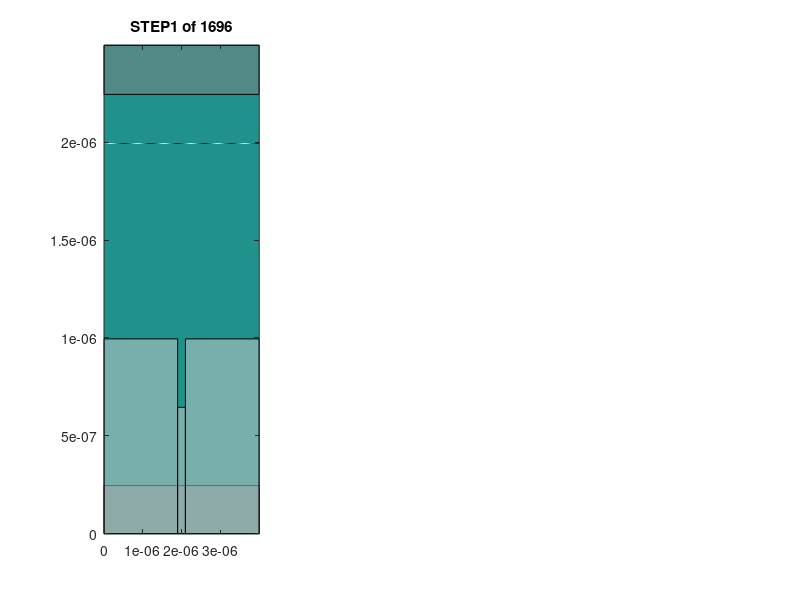

MATLAB code to generate this figure: (Note: this script raises an error after producing the figure.)
% fdtd2d for TM and TE mode
% supporting oblique incidence and PML boundary.

% INITIALIZE MATLAB
close all;
clc;
clear all;
TE=0;   % set to 1 for TE mode
TM=1;   % set to 1 for TM mode
plot=1; % set to 1 to show plot

angle=45; %set incident angle
angle=angle*pi/180;
color_range=[-1 1];
%Units
meters =1;
centimeters=1e-2*meters;
millimeters=1e-3*meters;
nm=1e-9*meters;
as=1e-18*meters;
seconds=1;
hertz=1/seconds;
gigahertz=1e9*hertz;

% CONSTANTS
e0=8.85418782e-12 * 1/meters;
u0=1.25663706e-6 * 1/meters;
N0=sqrt(u0/e0);
c0=299792458 * meters/seconds;

%%%%%%%%%%%%%%%%%%%%%%%%%
%%DASHBOARD
%%%%%%%%%%%%%%%%%%%%%%%%%%%

% Source parameters
wavelength=488*nm;
fmax=c0/wavelength;
incidentangle=50;
incidentangle=incidentangle/180*pi;
wavevector=2*pi/wavelength;
%Grid Parameters
NRES=10; %resolution
nmax=1;
Nx=800;
Ny=500;

%%%%%%%%%%%%%%%%%%%%%%%%%%%%%%%%%%%%%%%%%%%%%%%%%%
%% Calculate optimized grid
%%%%%%%%%%%%%%%%%%%%%%%%%%%%%%%%%%%%%%%%%%%%%%%%%

% compute grid resolution

 xlength=4000*nm;
 ylength=2500*nm;
 dx=xlength/Nx;
 dy=ylength/Ny;


%compute grid axes (for graphics)
xa=[0:Nx-1]*dx;
ya=[0:Ny-1]*dy;

%%%%%%%%%%%%%%%%%%%%%%%%%%%%%%%%%%%%%%%%%%%%%%
%% Build device on grid by modification of parameters of epsilon and mu
%%%%%%%%%%%%%%%%%%%%%%%%%%%%%%%%%%%%%%%%%%%%%%%
% Initialize materials to free space, TE mode uses parameters with comments
ERzz=ones(Nx,Ny);   %epsilon
ERxx=ones(Nx,Ny);
ERyy=ones(Nx,Ny);
URxx=ones(Nx,Ny);   %mu in x
URyy=ones(Nx,Ny);   %mu in y
URzz=ones(Nx,Ny);
ERzz_ref=ones(Nx,Ny);   %epsilon
ERxx_ref=ones(Nx,Ny);
ERyy_ref=ones(Nx,Ny);
URxx_ref=ones(Nx,Ny);   %mu in x
URyy_ref=ones(Nx,Ny);   %mu in y
URzz_ref=ones(Nx,Ny);

%compute PML parameters on 2x grid
Nx2=2*Nx;
Ny2=2*Ny;
sigx=zeros(Nx2,Ny2);
sigy=zeros(Nx2,Ny2);
sigx_ref=zeros(Nx2,Ny2);
sigy_ref=zeros(Nx2,Ny2);
%add a silicon device
material=2; %number of materials
mx1=1;
mx2=Nx;
my1=1;
my2=200;
%add silicon
URxx(mx1:mx2,my1:my2)=1;
URyy(mx1:mx2,my1:my2)=1;
URzz(mx1:mx2,my1:my2)=1;
ERzz(mx1:mx2,my1:my2)=5.4376^2;
ERxx(mx1:mx2,my1:my2)=5.4376^2;
ERyy(mx1:mx2,my1:my2)=5.4376^2;

% add material conductivity
%add silicon
conductivity=1000;
sigx(mx1*2:mx2*2,my1*2:my2*2)=conductivity;
sigy(mx1*2:mx2*2,my1*2:my2*2)=conductivity;


%%%%%%%%%%%%%%%%%%%%%%%%%%%%%%
%air W200D260
width=200*nm;
depth=350*nm;
mairx1=Nx/2-width/dx/2;
mairx2=Nx/2+width/dx/2;
mairy1=200-depth/dx;
mairy2=200;
%add air
URxx(mairx1:mairx2,mairy1:mairy2)=1;
URyy(mairx1:mairx2,mairy1:mairy2)=1;
URzz(mairx1:mairx2,mairy1:mairy2)=1;
ERzz(mairx1:mairx2,mairy1:mairy2)=1;
ERxx(mairx1:mairx2,mairy1:mairy2)=1;
ERyy(mairx1:mairx2,mairy1:mairy2)=1;
%%%%%%%%%%%%%%%%%%%%%%%%%%%%%%%%%%%%%%%%%%%%%%%%%
%% Calculate source
%%%%%%%%%%%%%%%%%%%%%%%%%%%%%%%%%%%%%%%%%%%%%%%%%%

% compute time step
% dmin=min([dx dy]);
% dt=dmin/(2*c0);
 t_end=10000*as;
 dt = ( 1/c0/sqrt( 1/((dx)^2) + 1/((dy)^2) ) )*0.5;
%dt=1.6e-10;
% calculate gaussian source parameters
tau = 0.5/fmax;%tau (pulse duration) of the gaussian
%tau=3.3e-9;
t0 = 3*tau ;%offset of the gaussian, delay 5 tau time

%courant number
S=c0*dt/dx;
%FDTD HARD SOURCE AND SOFT SOURCE REVIEWS
%AND MODIFICATIONS
alpha=1/S*1/(5*S-40*S^3+126*S^5-160*S^7+70*S^9);
% calculate number of iterations
STEPS = ceil(t_end/dt);
%STEPS=500;

%calculate gaussian source
t = [0:STEPS-1]*dt;
%g = exp(-((t - t0)/tau).^2);
nx_src=1+floor(0.25*Nx);         %the position of the source
ny_src=400;
N_lambda=wavelength/dx;
k=2*pi/N_lambda;
w=k*c0/dx;
%calculate complex CW
%h = sin(2*pi*fmax*t);
%h=S*alpha*exp(1i*(angularfreq*t+pi/2));

%h = cos(2*pi*fmax*t);
% plot(t,g);
% axis tight;
% return;

%%%%%%%%%%%%%%%%%%%%%%%%%%%%%%%%%%%%%%%%%%%%%%%%
%% calculate update coefficients
%%%%%%%%%%%%%%%%%%%%%%%%%%%%%%%%%%%%%%%%%%%%%%%%

NPML=[0 0 50 50]; % the thickness of PML boundaries
%% SOURCE
xcoordinate=(1+floor(0*Nx):1:floor(1*Nx));
nx_srcline=(1+NPML(1)+floor(0*Nx):1:-NPML(2)+floor(1*Nx));
nx_srclineshift=nx_srcline-min(nx_srcline)+1;
g=zeros(length(xcoordinate),STEPS);
%% NPML CONTINUE
for T = [1:STEPS]
    g(nx_srcline,T) = exp(((w)*T*dt*(nx_srcline./nx_srcline)-k*sin(angle)*(nx_srclineshift)+pi/2)*1i);
end


%left x (0 to NPML1)
for nx = 1 : 2*NPML(1)
   nx1 = 2*NPML(1) - nx + 1;
   sigx(nx1,:) = (0.5*e0/dt)*(nx/2/NPML(1))^3;
end
%right x (NPML2 to Nx)
for nx = 1 : 2*NPML(2)
   nx1 = Nx2-2*NPML(2) + nx;
   sigx(nx1,:) = (0.5*e0/dt)*(nx/2/NPML(2))^3;
end
%upper y (0 to NPML3)
for ny = 1 : 2*NPML(3)
   ny1 = 2*NPML(3) - ny + 1;
   sigy(:,ny1) = conductivity+(0.5*e0/dt)*(ny/2/NPML(3))^3;  %material is set at PML
end
%lower y (npml4 to Ny)
for ny = 1 : 2*NPML(4)
   ny1 = Ny2-2*NPML(4) + ny;
   sigy(:,ny1) =  (0.5*e0/dt)*(ny/2/NPML(4))^3; 
end

%left x (0 to NPML1)
for nx = 1 : 2*NPML(1)
   nx1 = 2*NPML(1) - nx + 1;
   sigx_ref(nx1,:) = (0.5*e0/dt)*(nx/2/NPML(1))^3;
end
%right x (NPML2 to Nx)
for nx = 1 : 2*NPML(2)
   nx1 = Nx2-2*NPML(2) + nx;
   sigx_ref(nx1,:) = (0.5*e0/dt)*(nx/2/NPML(2))^3;
end
%upper y (0 to NPML3)
for ny = 1 : 2*NPML(3)
   ny1 = 2*NPML(3) - ny + 1;
   sigy_ref(:,ny1) = conductivity+(0.5*e0/dt)*(ny/2/NPML(3))^3;  %material is set at PML
end
%lower y (npml4 to Ny)
for ny = 1 : 2*NPML(4)
   ny1 = Ny2-2*NPML(4) + ny;
   sigy_ref(:,ny1) =  (0.5*e0/dt)*(ny/2/NPML(4))^3; 
end






%add air
sigx(mairx1*2:mairx2*2,mairy1*2:mairy2*2)=0;
sigy(mairx1*2:mairx2*2,mairy1*2:mairy2*2)=0;
% imagesc(sigy.');
% axis equal tight;
% colorbar;
% return;
% 
%% Perform FDTD
%% TE
if TE==1
    %%%%%%%%%%%%%for soft source%%%%%%%%%%%%%%%%%%%%%%
    disp("TE mode Simulation");
    % 1D FDTD Initialization of field vectors%%%%%%%%%%%%%%%%%%%%%
    Ez_1D=zeros(Nx,1);
    %Dz_1D=zeros(Nx,1);
    H_1D=zeros(Nx,1);
    % Initialize curl arrays
    CE_1D=zeros(Nx,1);
    CH_1D=zeros(Nx,1);
    
    % Initialization of permittivity and permeability vectors
    ERzz_1D=ones(Nx,1);
    UR_1D=ones(Nx,1);
    %update coefficient
    mH_1D =  c0*dt./UR_1D;
    mEz_1D=c0*dt ./ERzz_1D;
    Ez_1D_receiver=zeros(Nx,1);
    %%%%%%%%%%%%%%%%1D end %%%%%%%%%%%%%%%%%%%%%%%%%%%%%%%%%%%%%%%
    %% 2D parameters
    %update for mHx
    sigHx = sigx(1:2:Nx2,2:2:Ny2);
    sigHy = sigy(1:2:Nx2,2:2:Ny2);
    mHx0 = (1/dt) + sigHy/(2*e0);
    mHx1 = ((1/dt) - sigHy/(2*e0)) ./ mHx0;
    mHx2 = -c0 ./ URxx./mHx0;
    mHx3 = (-c0*dt/e0)*sigHx./URxx./mHx0;
    
    %update for mHy
    sigHx = sigx(2:2:Nx2,1:2:Ny2);
    sigHy = sigy(2:2:Nx2,1:2:Ny2);
    mHy0 = (1/dt) + sigHx/(2*e0);
    mHy1 = ((1/dt) - sigHx/(2*e0)) ./ mHy0;
    mHy2 = -c0 ./ URyy./mHy0;
    mHy3 = (-c0*dt/e0)*sigHy./URyy./mHy0;
    
    %update for Dz
    sigDx = sigx(1:2:Nx2,1:2:Ny2);
    sigDy = sigy(1:2:Nx2,1:2:Ny2);
    mDz0 = (1/dt) + (sigDx+sigDy)/(2*e0) + sigDx.*sigDy*(dt/4/e0^2);
    mDz1 = (1/dt) - (sigDx+sigDy)/(2*e0) - sigDx.*sigDy*(dt/4/e0^2);
    mDz1 = mDz1./mDz0;
    mDz2 = c0 ./mDz0;
    mDz4 = - (dt/e0^2)*sigDx.*sigDy./mDz0;
    
    mEz = 1./ERzz;
    mEz1=mEz;
    
    % Initialize fields
    Hx=zeros(Nx,Ny);
    Hy=zeros(Nx,Ny);
    Dz=zeros(Nx,Ny);
    Ez=zeros(Nx,Ny);
    Ezdx=zeros(Nx,Ny);
    Ezdy=zeros(Nx,Ny);
    % Initialize curl arrays
    CEx=zeros(Nx,Ny);
    CEy=zeros(Nx,Ny);
    CHz=zeros(Nx,Ny);
    
    % Initialize Intergration Terms
    ICEx=zeros(Nx,Ny);
    ICEy=zeros(Nx,Ny);
    IDz =zeros(Nx,Ny);
    %%%%%%%%%%%%%%%%%%%%%%%%%%%%%%%%%%%%%%%%%%%%%%%%%%%%%%%%%%%%%%%%%%%
    %% intialize 2D reference field
    %update for mHx_ref
    sigHx_ref = sigx_ref(1:2:Nx2,2:2:Ny2);
    sigHy_ref = sigy_ref(1:2:Nx2,2:2:Ny2);
    mHx0_ref = (1/dt) + sigHy_ref/(2*e0);
    mHx1_ref = ((1/dt) - sigHy_ref/(2*e0)) ./ mHx0_ref;
    mHx2_ref = -c0 ./ URxx_ref./mHx0_ref;
    mHx3_ref = (-c0*dt/e0)*sigHx_ref./URxx_ref./mHx0_ref;
    
    %update for mHy_ref
    sigHx_ref = sigx_ref(2:2:Nx2,1:2:Ny2);
    sigHy_ref = sigy_ref(2:2:Nx2,1:2:Ny2);
    mHy0_ref = (1/dt) + sigHx_ref/(2*e0);
    mHy1_ref = ((1/dt) - sigHx_ref/(2*e0)) ./ mHy0_ref;
    mHy2_ref = -c0 ./ URyy_ref./mHy0_ref;
    mHy3_ref = (-c0*dt/e0)*sigHy_ref./URyy_ref./mHy0_ref;
    
    %update for Dz_ref
    sigDx_ref = sigx_ref(1:2:Nx2,1:2:Ny2);
    sigDy_ref = sigy_ref(1:2:Nx2,1:2:Ny2);
    mDz0_ref = (1/dt) + (sigDx_ref+sigDy_ref)/(2*e0) + sigDx_ref.*sigDy_ref*(dt/4/e0^2);
    mDz1_ref = (1/dt) - (sigDx_ref+sigDy_ref)/(2*e0) - sigDx_ref.*sigDy_ref*(dt/4/e0^2);
    mDz1_ref = mDz1_ref./mDz0_ref;
    mDz2_ref = c0 ./mDz0_ref;
    mDz4_ref = - (dt/e0^2)*sigDx_ref.*sigDy_ref./mDz0_ref;
    
    mEz_ref = 1./ERzz_ref;
    mEz1_ref=mEz_ref;
    % Initialize fields
    Hx_ref=zeros(Nx,Ny);
    Hy_ref=zeros(Nx,Ny);
    Dz_ref=zeros(Nx,Ny);
    Ez_ref=zeros(Nx,Ny);
    Ezdx_ref=zeros(Nx,Ny);
    Ezdy_ref=zeros(Nx,Ny);
    % Initialize curl arrays
    CEx_ref=zeros(Nx,Ny);
    CEy_ref=zeros(Nx,Ny);
    CHz_ref=zeros(Nx,Ny);
    
    % Initialize Intergration Terms
    ICEx_ref=zeros(Nx,Ny);
    ICEy_ref=zeros(Nx,Ny);
    IDz_ref =zeros(Nx,Ny);
    
    %%%%%%%%%%%%%%%%%%%%%%%%%%%%%%%%%%%%%%%%%%%%%
    %% Perform 2d fdtd
    %%%%%%%%%%%%%%%%%%%%%%%%%%%%%%%%%%%%%%%%%%%%%
    
    %
    % MAIN LOOP
    %
    %Electricfieldsaver=zeros(Nx,Ny,STEPS);
    %movieVector(1:STEPS) = struct('cdata',[],'colormap',[]);
    f=figure('color','w','units','normalized','outerposition',[0 0 1 1]);
    %f=figure('Color','w','Position',[100 100 800 800],'visible','off');
    %S=0.5;
    %alpha=1/S*1/(5*S-40*S^2+126*S^5-160*S^7+70*S^9);
    set(gcf, 'Position', get(0, 'Screensize'));
    %entropy=zeros(STEPS,1);
    for T=1: STEPS
        %tic;
        %[Ez,Hx,Hy,ICEx,ICEy,IDz,Dz,Nx,Ny,dx,dy,mHx1,mHx2,mHx3,mDz1,mDz2,mDz4,mHy1,mHy2,mHy3,mEz]=fdtd(Ez,Hx,Hy,ICEx,ICEy,IDz,Dz,Nx,Ny,dx,dy,mHx1,mHx2,mHx3,mDz1,mDz2,mDz4,mHy1,mHy2,mHy3,mEz);
        %G=parfeval(@fdtd,21,Ez,Hx,Hy,ICEx,ICEy,IDz,Dz,Nx,Ny,dx,dy,mHx1,mHx2,mHx3,mDz1,mDz2,mDz4,mHy1,mHy2,mHy3,mEz);
        %[Ez,Hx,Hy,ICEx,ICEy,IDz,Dz,Nx,Ny,dx,dy,mHx1,mHx2,mHx3,mDz1,mDz2,mDz4,mHy1,mHy2,mHy3,mEz]=fetchOutputs(G);
        %batch('fdtd',21,{Ez,Hx,Hy,ICEx,ICEy,IDz,Dz,Nx,Ny,dx,dy,mHx1,mHx2,mHx3,mDz1,mDz2,mDz4,mHy1,mHy2,mHy3,mEz});
        %% fdtd 2D with device%%%%%%%%%%%%%%%%%%%%%%%%%%%%%%%%%%%%%%%%%%%%%
        Ezdy(1:Nx,1:Ny-1)=Ez(1:Nx,2:Ny+1-1);
        
        Ezdy(1:Nx,Ny)=Ez(1:Nx,1);
        
        CEx=(Ezdy-Ez)./dy;

        %Compute CEy, which is related to dHy/dt, and is related to
        %electric field dEz/dx
        %Update Integration terms
        ICEx=ICEx + CEx;
        
        Ezdx(1:Nx-1,1:Ny)=Ez(2:Nx+1-1,1:Ny);
        Ezdx(Nx,1:Ny)    =Ez(1,1:Ny);
        
        %Update Integration terms
        CEy = -(Ezdx-Ez)./dx;
        ICEy=ICEy + CEy;
        
        %Update Hx and Hy
        
        Hx = mHx1.*Hx + mHx2.*CEx + mHx3.*ICEx;
        
        Hy = mHy1.*Hy + mHy2.*CEy + mHy3.*ICEy;
        
        
        
        CHz(1,1)=(Hy(1,1)-Hy(Nx,1))/dx-(Hx(1,1)-Hy(1,Ny))/dy;
        
        CHz(2:Nx,1)=(Hy(2:Nx,1)-Hy(1:Nx-1,1))/dx ...
            -(Hx(2:Nx,1)-Hx(2:Nx,Ny))/dy;
        
        CHz(1,2:Ny)=(Hy(1,2:Ny)-Hy(Nx,2:Ny))/dx ...            %%PBC is applied Hy(Nx,ny) term
            -(Hx(1,2:Ny)-Hx(1,1:Ny-1))/dy;
        
        CHz(2:Nx,2:Ny)=(Hy(2:Nx,2:Ny)-Hy(1:Nx-1,2:Ny))/dx ...
            -(Hx(2:Nx,2:Ny)-Hx(2:Nx,1:Ny-1))/dy;
        %Update integration term
        IDz = IDz + Dz;
        
        
        %update Dz
        
        Dz = mDz1.* Dz + mDz2 .* CHz + mDz4.*IDz;
        
        
        %update Ez
        Ez=mEz.*Dz;
        %% fdtd 2D with device set source to eliminate horizontally propagation%%%%%%%%%%%%%%%%%%%%%%%%%%%%%%%%%%%%%%%%%%%%%%
        for point0=1:Nx
            Ez_1D(:)=Ez_1D(:)+g(T)/Nx;
            Ez_1D(point0)=Ez_1D(point0)-g(T)/Nx;
            % Update H from E (Dirichlet Boundary Conditions)
            %for nx = 1 : Nx-1
            H_1D(1 : Nx-1) = H_1D(1 : Nx-1) + mH_1D(1 : Nx-1).*(Ez_1D(2 : Nx) - Ez_1D(1 : Nx-1))./dx;
            %end
            H_1D(Nx) = H_1D(Nx) + mH_1D(Nx)*(Ez_1D(1) - Ez_1D(Nx))/dx;
            % Update E from H (Dirichlet Boundary Conditions)
            Ez_1D(1) = Ez_1D(1) + mEz_1D(1)*(H_1D(1) - H_1D(Nx))/dx;
            %for nx = 2 : Nx
            Ez_1D( 2 : Nx) = Ez_1D( 2 : Nx)  + mEz_1D( 2 : Nx).*(H_1D( 2 : Nx) - H_1D( 1 : Nx-1))./dx;
            % [Ez_1D,H_1D,mH_1D,mEz_1D,dx,Nx]=fdtd_1D(Ez_1D,H_1D,mH_1D,mEz_1D,dx,Nx);
            %end
            Ez_1D_receiver(point0,1)=Ez_1D(point0);
        end
        
        %% fdtd 2D with device inject source%%%%%%%%%%%%%%%%%%%%%%%%%%%%%%%%%%%%%%%%%%%%%
        if angle==0
            Ez(:,ny_src)= Ez(:,ny_src)+g(T)-Ez_1D_receiver(:,1);
        else
            Ez(:,ny_src)= g(:,T);
        end    
        %inject source, soft source
        %Ez(1:Nx,ny_src)= Ez(1:Nx,ny_src)+h(T);
        %inject source, hard source
        %Ez(1:Nx,ny_src)= h(T);
        
        %% fdtd 2D plot in figure1 with boundaries and devices%%%%%%%%%%%%%%%%%%%%%%%%%%%%%%%%%%%%%%%%%%%%%
        %To check the update engine is fine, use an if plot
        if mod(T,2)==0 && plot==1
                % Draw field
                subplot(1,3,1)
                imagesc(xa,ya,real(Ez).');
        
                set(gca,'Ydir','normal');
                title(['STEP' num2str(T) ' of ' num2str(STEPS)]);
                %colorbar;
                caxis(color_range);
        
            hold on;
            if NPML(1)
                x1 = xa(1);
                x2 = xa(NPML(1));
                y1 = ya(1);
                y2 = ya(Ny);
                x  = [ x1 x2 x2 x1 x1 ];
                y  = [ y1 y1 y2 y2 y1 ];
                c  = 0.5*[1 1 1];
                fill (x,y,c,'FaceAlpha',0.5);
        
            end
            if NPML(2)
                x1 = xa(Nx-NPML(2));
                x2 = xa(Nx);
                y1 = ya(1);
                y2 = ya(Ny);
                x  = [ x1 x2 x2 x1 x1 ];
                y  = [ y1 y1 y2 y2 y1 ];
                c  = 0.5*[1 1 1];
                fill (x,y,c,'FaceAlpha',0.5);
        
            end
             if NPML(3)
                x1 = xa(1);
                x2 = xa(Nx);
                y1 = ya(1);
                y2 = ya(NPML(3));
        
                x  = [ x1 x2 x2 x1 x1 ];
                y  = [ y1 y1 y2 y2 y1 ];
                c  = 0.5*[1 1 1];
                fill (x,y,c,'FaceAlpha',0.5);
        
             end
             if NPML(4)
                 x1 = xa(1);
                 x2 = xa(Nx);
                 y1 = ya(Ny - NPML(4));
                 y2 = ya(Ny);
        
                 x  = [ x1 x2 x2 x1 x1 ];
                 y  = [ y1 y1 y2 y2 y1 ];
                 c  = 0.5*[1 1 1];
                 fill (x,y,c,'FaceAlpha',0.5);
        
             end
             %plot the device
             if material==1
                 x1 = xa(mx1);
                 x2 = xa(mx2);
                 y1 = ya(my1);
                 y2 = ya(my2);
        
                 x  = [ x1 x2 x2 x1 x1 ];
                 y  = [ y1 y1 y2 y2 y1 ];
                 c  = 0.8*[1 1 1];
                 fill (x,y,c,'FaceAlpha',0.5);
        
             end
             if material==2
                 %left
                 x1 = xa(mx1);
                 x2 = xa(mairx1);
                 y1 = ya(my1);
                 y2 = ya(my2);
                 x  = [ x1 x2 x2 x1 x1 ];
                 y  = [ y1 y1 y2 y2 y1 ];
                 c  = 0.8*[1 1 1];
                 fill (x,y,c,'FaceAlpha',0.5);
                 %middle
                 x1 = xa(mairx1);
                 x2 = xa(mairx2);
                 y1 = ya(my1);
                 y2 = ya(mairy1);
                 x  = [ x1 x2 x2 x1 x1 ];
                 y  = [ y1 y1 y2 y2 y1 ];
                 c  = 0.8*[1 1 1];
                 fill (x,y,c,'FaceAlpha',0.5);
                  %right
                 x1 = xa(mairx2);
                 x2 = xa(mx2);
                 y1 = ya(my1);
                 y2 = ya(my2);
                 x  = [ x1 x2 x2 x1 x1 ];
                 y  = [ y1 y1 y2 y2 y1 ];
                 c  = 0.8*[1 1 1];
                 fill (x,y,c,'FaceAlpha',0.5);
             end
        end
            hold off;
            goodplot();
        %%%%%%%%%%%%%%%%%%%%%%%%%%%%%%%%%%%%%%%%%%%%%%%%%%%%%%%%%%%%%%
        %% fdtd 2D without device%%%%%%%%%%%%%%%%%%%%%%%%%%%%%%%%%%%%%%%%%%%%%
        
        %%%%%%%%%%%%%%%%%%%%%%%%%%%%%%%%
        %use functions will be slower
        %F = parfeval(@fdtd,21,Ez_ref,Hx_ref,Hy_ref,ICEx_ref,ICEy_ref,IDz_ref,Dz_ref,Nx,Ny,dx,dy,mHx1_ref,mHx2_ref,mHx3_ref,mDz1_ref,mDz2_ref,mDz4_ref,mHy1_ref,mHy2_ref,mHy3_ref,mEz_ref);
        %[Ez_ref,Hx_ref,Hy_ref,ICEx_ref,ICEy_ref,IDz_ref,Dz_ref,Nx,Ny,dx,dy,mHx1_ref,mHx2_ref,mHx3_ref,mDz1_ref,mDz2_ref,mDz4_ref,mHy1_ref,mHy2_ref,mHy3_ref,mEz_ref]=fdtd(Ez_ref,Hx_ref,Hy_ref,ICEx_ref,ICEy_ref,IDz_ref,Dz_ref,Nx,Ny,dx,dy,mHx1_ref,mHx2_ref,mHx3_ref,mDz1_ref,mDz2_ref,mDz4_ref,mHy1_ref,mHy2_ref,mHy3_ref,mEz_ref);
        %[Ez_ref,Hx_ref,Hy_ref,ICEx_ref,ICEy_ref,IDz_ref,Dz_ref,Nx,Ny,dx,dy,mHx1_ref,mHx2_ref,mHx3_ref,mDz1_ref,mDz2_ref,mDz4_ref,mHy1_ref,mHy2_ref,mHy3_ref,mEz_ref] = fetchOutputs(F);
        %batch('fdtd_ref',21,{Ez,Hx,Hy,ICEx,ICEy,IDz,Dz,Nx,Ny,dx,dy,mHx1,mHx2,mHx3,mDz1,mDz2,mDz4,mHy1,mHy2,mHy3,mEz});
        %Ez_ref(1:Nx,ny_src)= h(T);
        %Ez_ref(1:Nx,ny_src)=Ez_ref(1:Nx,ny_src)+h(T);
        %%%%%%%%%%%%%%%%%%%%%%%%%%%%%%%%%%%%%%%%%%%%%%%%%%fdtd%%%%%%%%%%%%
        Ezdy_ref(1:Nx,1:Ny-1)=Ez_ref(1:Nx,2:Ny+1-1);
        
        Ezdy_ref(1:Nx,Ny)=Ez_ref(1:Nx,1);
        %CEx(1:Nx,Ny) = (Ezdy(1:Nx,Ny) - Ez(1:Nx,Ny))/dy;
        CEx_ref=(Ezdy_ref-Ez_ref)./dy;
        
        
        %Compute CEy, which is related to dHy/dt, and is related to
        %electric field dEz/dx
        %Update Integration terms
        ICEx_ref=ICEx_ref + CEx_ref;
        
        Ezdx_ref(1:Nx-1,1:Ny)=Ez_ref(2:Nx+1-1,1:Ny);
        Ezdx_ref(Nx,1:Ny)    =Ez_ref(1,1:Ny);
        
        %Update Integration terms
        CEy_ref = -(Ezdx_ref-Ez_ref)./dx;
        ICEy_ref=ICEy_ref + CEy_ref;
        
        %Update Hx and Hy
        
        
        Hx_ref = mHx1_ref.*Hx_ref + mHx2_ref.*CEx_ref + mHx3_ref.*ICEx_ref;
        
        Hy_ref = mHy1_ref.*Hy_ref + mHy2_ref.*CEy_ref + mHy3_ref.*ICEy_ref;
        
        
        %Calculate CHz
        
        CHz_ref(1,1)=(Hy_ref(1,1)-Hy_ref(Nx,1))/dx-(Hx_ref(1,1)-Hy_ref(1,Ny))/dy;
        
        CHz_ref(2:Nx,1)=(Hy_ref(2:Nx,1)-Hy_ref(1:Nx-1,1))/dx ...
            -(Hx_ref(2:Nx,1)-Hx_ref(2:Nx,Ny))/dy;
        
        CHz_ref(1,2:Ny)=(Hy_ref(1,2:Ny)-Hy_ref(Nx,2:Ny))/dx ...            %%PBC is applied Hy(Nx,ny) term
            -(Hx_ref(1,2:Ny)-Hx_ref(1,1:Ny-1))/dy;
        
        CHz_ref(2:Nx,2:Ny)=(Hy_ref(2:Nx,2:Ny)-Hy_ref(1:Nx-1,2:Ny))/dx ...
            -(Hx_ref(2:Nx,2:Ny)-Hx_ref(2:Nx,1:Ny-1))/dy;
        %Update integration term
        IDz_ref = IDz_ref + Dz_ref;
        
        
        %update Dz
        
        Dz_ref = mDz1_ref.* Dz_ref + mDz2_ref .* CHz_ref + mDz4_ref.*IDz_ref;
        
        
        %update Ez
        Ez_ref=mEz_ref.*Dz_ref;
        %%%%%%%%%%%%%%%%%%%%%%%%%%%%%%%%%%%%%%%%%%%%%%%%%%%%%%%%%%%%%%%%%%
        %% inject source. Since it is same source, just inject.
        % inject source
        if angle==0
            Ez_ref(:,ny_src)= Ez_ref(:,ny_src)+g(T)-Ez_1D_receiver(:,1);
        else
            Ez_ref(:,ny_src)= g(:,T);
        end    
        %%%%%%%%%%%%%%%%%%%%%%%%%%%%%%%%%%%%%%%%%%%%%%%%%%%%%%%%%%%%%%%%%%
        %% plot boundaries without devices
        %plot the second figure of reference area
        if mod(T,2)==0 && plot==1
            subplot(1,3,2)
            imagesc(xa,ya,real(Ez_ref).');
            set(gca,'Ydir','normal');
            title(['STEP' num2str(T) ' of ' num2str(STEPS)]);
            hold on;
            if NPML(1)
                x1 = xa(1);
                x2 = xa(NPML(1));
                y1 = ya(1);
                y2 = ya(Ny);
                x  = [ x1 x2 x2 x1 x1 ];
                y  = [ y1 y1 y2 y2 y1 ];
                c  = 0.5*[1 1 1];
                fill (x,y,c,'FaceAlpha',0.5);
                
            end
            if NPML(2)
                x1 = xa(Nx-NPML(2));
                x2 = xa(Nx);
                y1 = ya(1);
                y2 = ya(Ny);
                x  = [ x1 x2 x2 x1 x1 ];
                y  = [ y1 y1 y2 y2 y1 ];
                c  = 0.5*[1 1 1];
                fill (x,y,c,'FaceAlpha',0.5);
                
            end
            if NPML(3)
                x1 = xa(1);
                x2 = xa(Nx);
                y1 = ya(1);
                y2 = ya(NPML(3));
                
                x  = [ x1 x2 x2 x1 x1 ];
                y  = [ y1 y1 y2 y2 y1 ];
                c  = 0.5*[1 1 1];
                fill (x,y,c,'FaceAlpha',0.5);
                
            end
            if NPML(4)
                x1 = xa(1);
                x2 = xa(Nx);
                y1 = ya(Ny - NPML(4));
                y2 = ya(Ny);
                
                x  = [ x1 x2 x2 x1 x1 ];
                y  = [ y1 y1 y2 y2 y1 ];
                c  = 0.5*[1 1 1];
                fill (x,y,c,'FaceAlpha',0.5);
                
            end
            hold off;
            %colorbar;
            caxis(color_range);
            goodplot();
            %%%%%%%%%%%%%%%%%%%%%%%%%%%%%%%%%%%%%%%%%%%%%%%%%%%%%%%%%%%%%%
            %plot the second figure
            subplot(1,3,3)
            imagesc(xa,ya,real(Ez-Ez_ref).');
            set(gca,'Ydir','normal');
            title(['STEP' num2str(T) ' of ' num2str(STEPS)]);
            caxis(color_range);
            %Electricfieldsaver(:,:,T)=((Ez-Ez_ref));
            goodplot();
            %force graphics to show
            %drawnow;
        end
        movieVector(T)=getframe(f);
        
        %entropy(T,1)=entropy(T,1)+sum(Ez(1:Nx,1:Ny).^2,"all")^2/sum(Ez(1:Nx,1:Ny).^4,"all");
        %toc;
        %break;
    end
end
if TM==1
    disp("TM mode Simulation");
    
        % 1D FDTD Initialization of field vectors
        Ex_1D=zeros(Nx,1);
        Dx_1D=zeros(Nx,1);
        H_1D=zeros(Nx,1);
        % Initialize curl arrays
        CE_1D=zeros(Nx,1);
        CH_1D=zeros(Nx,1);
    
        % Initialization of permittivity and permeability vectors
        ERzz_1D=ones(Nx,1);
        UR_1D=ones(Nx,1);
        %update coefficient
        mH_1D =  c0*dt./UR_1D;
        mEz_1D=c0*dt ./ERzz_1D;
        Ex_1D_receiver=zeros(Nx,1);
    %%%%%%%%%%%1D end%%%%%%%%%%%%%%%%%%%%%%%
    %% initialize 2D parameters
    
    %update for mHz
    sigHx = sigx(1:2:Nx2,1:2:Ny2);
    sigHy = sigy(1:2:Nx2,1:2:Ny2);
    mHz0 = (1 / dt) + (sigHx + sigHy) / (2 * e0) + sigHx .* sigHy .* dt / (4*e0*e0);
    mHz1 = ((1 / dt) - (sigHx + sigHy) / (2 * e0) - sigHx .* sigHy .* dt / (4*e0*e0)) ./ mHz0;
    mHz2 = -c0 ./ URzz./mHz0;
    mHz3 = 0;
    mHz4 = - dt / (e0*e0) .* sigHx .* sigHy ./ mHz0;
    
    %update for mDx
    sigDx = sigx(1:2:Nx2,2:2:Ny2);
    sigDy = sigy(1:2:Nx2,2:2:Ny2);
    mDx0 = (1/dt) + (sigDy)/(2*e0) ;
    mDx1 = (1/dt) - (sigDy)/(2*e0) ;
    mDx1 = mDx1./mDx0;
    mDx2 = c0 ./mDx0;
    mDx3 = c0 * dt .* sigDx / e0./mDx0;
    mDx4 = 0;
    mEx = 1./ERxx;
    
    
    %update for mDy
    sigDx = sigx(2:2:Nx2,1:2:Ny2);
    sigDy = sigy(2:2:Nx2,1:2:Ny2);
    mDy0 = (1/dt) + (sigDx)/(2*e0) ;
    mDy1 = (1/dt) - (sigDx)/(2*e0) ;
    mDy1 = mDy1./mDy0;
    mDy2 = c0 ./mDy0;
    mDy3 = c0 * dt .* sigDy / e0./mDy0;
    mDy4 = 0;
    mEy = 1./ERyy;
  
    
    % TM mode fileds
    Hz=zeros(Nx,Ny);
    Dx=zeros(Nx,Ny);
    Dy=zeros(Nx,Ny);
    Ex=zeros(Nx,Ny);
    Ey=zeros(Nx,Ny);
    
    % Initialize curl arrays
    
    % TM mode curl arrays
    CHx=zeros(Nx,Ny);
    CHy=zeros(Nx,Ny);
    CEz=zeros(Nx,Ny);
    %ICEz=zeros(Nx,Ny);
    IHz =zeros(Nx,Ny);
    %IDx =zeros(Nx,Ny);
    ICHx=zeros(Nx,Ny);
    %IDy =zeros(Nx,Ny);
    ICHy=zeros(Nx,Ny);
    %%%%%%%%%%%%%%%%%%%%%%%%%%%%%%%%%%%%%%%%%%%%%%
    %% intialize reference field
    %update for mHz
    sigHx_ref = sigx_ref(1:2:Nx2,1:2:Ny2);
    sigHy_ref = sigy_ref(1:2:Nx2,1:2:Ny2);
    mHz0_ref = (1 / dt) + (sigHx_ref + sigHy_ref) / (2 * e0) + sigHx_ref .* sigHy_ref .* dt / (4*e0*e0);
    mHz1_ref = ((1 / dt) - (sigHx_ref + sigHy_ref) / (2 * e0) - sigHx_ref .* sigHy_ref .* dt / (4*e0*e0)) ./ mHz0_ref;
    mHz2_ref = -c0 ./ URzz_ref./mHz0_ref;
    mHz3_ref = 0;
    mHz4_ref = - dt / (e0*e0) .* sigHx_ref .* sigHy_ref ./ mHz0_ref;
    
    %update for mDx
    sigDx_ref = sigx_ref(1:2:Nx2,2:2:Ny2);
    sigDy_ref = sigy_ref(1:2:Nx2,2:2:Ny2);
    mDx0_ref = (1/dt) + (sigDy_ref)/(2*e0) ;
    mDx1_ref = (1/dt) - (sigDy_ref)/(2*e0) ;
    mDx1_ref = mDx1_ref./mDx0_ref;
    mDx2_ref = c0 ./mDx0_ref;
    mDx3_ref = c0 * dt .* sigDx_ref / e0./mDx0_ref;
    mDx4_ref = 0;
    mEx_ref = 1./ERxx_ref;
    
    %update for mDy
    sigDx_ref = sigx_ref(2:2:Nx2,1:2:Ny2);
    sigDy_ref = sigy_ref(2:2:Nx2,1:2:Ny2);
    mDy0_ref = (1/dt) + (sigDx_ref)/(2*e0) ;
    mDy1_ref = (1/dt) - (sigDx_ref)/(2*e0) ;
    mDy1_ref = mDy1_ref./mDy0_ref;
    mDy2_ref = c0 ./mDy0_ref;
    mDy3_ref = c0 * dt .* sigDy_ref / e0./mDy0_ref;
    mDy4_ref = 0;
    mEy_ref = 1./ERyy_ref;
    
    % TM mode fileds
    Hz_ref =zeros(Nx,Ny);
    Dx_ref =zeros(Nx,Ny);
    Dy_ref =zeros(Nx,Ny);
    Ex_ref =zeros(Nx,Ny);
    Ey_ref =zeros(Nx,Ny);
    
    % Initialize curl arrays
    
    % TM mode curl arrays
    CHx_ref =zeros(Nx,Ny);
    CHy_ref =zeros(Nx,Ny);
    CEz_ref =zeros(Nx,Ny);
    %ICEz=zeros(Nx,Ny);
    IHz_ref  =zeros(Nx,Ny);
    %IDx =zeros(Nx,Ny);
    ICHx_ref =zeros(Nx,Ny);
    %IDy =zeros(Nx,Ny);
    ICHy_ref =zeros(Nx,Ny);
    
    %%%%%%%%%%%%%%%%%%%%%%%%%%%%%%%%%%%%%%%%%%%%%
    %% Perform 2d fdtd
    %%%%%%%%%%%%%%%%%%%%%%%%%%%%%%%%%%%%%%%%%%%%%
    %movieVector(1:STEPS) = struct('cdata',[],'colormap',[]);
    f=figure('color','w','units','normalized','outerposition',[0 0 1 1]);
    for T=1: STEPS
        
        %compute CEz
        CEz(1:Nx-1,1:Ny-1) =  (Ey(2:Nx-1+1,1:Ny-1)-Ey(1:Nx-1,1:Ny-1))/dx - (Ex(1:Nx-1,2:Ny-1+1)-Ex(1:Nx-1,1:Ny-1))/dy;
        CEz(Nx,1:Ny-1)     =  (Ey(1,1:Ny-1)-Ey(Nx,1:Ny-1))/dx - (Ex(Nx,2:Ny-1+1)-Ex(Nx,1:Ny-1))/dy;
        CEz(1:Nx-1,Ny) =  (Ey(2:Nx-1+1,Ny)-Ey(1:Nx-1,Ny))/dx - (Ex(1:Nx-1,1)-Ex(1:Nx-1,Ny))/dy;
        CEz(Nx,Ny)     =  (Ey(1,Ny)-Ey(Nx,Ny))/dx - (Ex(Nx,1)-Ex(Nx,Ny))/dy;
        
        %Update Integration terms
        IHz=IHz + Hz;
        
        %Update Hz
        Hz= mHz1.*Hz + mHz2.*CEz + mHz4.*IHz;
        
        %calculate CHx
        CHx(1:Nx,2:Ny)=(Hz(1:Nx,2:Ny)-Hz(1:Nx,1:Ny-1))/dy;
        CHx(1:Nx,1)   =(Hz(1:Nx,1)-Hz(1:Nx,Ny))/dy;
        
        %Update Integration terms
        %IDx=IDx + Dx;
        ICHx=ICHx + CHx;
        
        %update Dx
        Dx=mDx1.*Dx + mDx2.*CHx + mDx3.*ICHx;
        
        %calculate CHy
        CHy(2:Nx,1:Ny)=-(Hz(2:Nx,1:Ny)-Hz(1:Nx-1,1:Ny))/dx;
        CHy(1,1:Ny)=-(Hz(1,1:Ny)-Hz(Nx,1:Ny))/dx;
        
        %Update Integration terms
        ICHy=ICHy + CHy;
        
        %update Dy
        Dy=mDy1.*Dy + mDy2.*CHy + mDy3.*ICHy;
                
        %update Ex,Ey
        Ex=mEx.*Dx;
        Ey=mEy.*Dy;
        
        %inject source
        %Hz(nx_src,ny_src)= Hz(nx_src,ny_src)+g(T);
        %Hz(nx_src,ny_src)= +g(T);
        
        %To check the update engine is fine, use an if plot
        %% 1D source
        for point0=1:Nx
            Ex_1D(:)=Ex_1D(:)+g(T)/Nx;
            Ex_1D(point0)=Ex_1D(point0)-g(T)/Nx;
            % Update H from E (Dirichlet Boundary Conditions)
            %for nx = 1 : Nx-1
            H_1D(1 : Nx-1) = H_1D(1 : Nx-1) + mH_1D(1 : Nx-1).*(Ex_1D(2 : Nx) - Ex_1D(1 : Nx-1))./dx;
            %end
            H_1D(Nx) = H_1D(Nx) + mH_1D(Nx)*(Ex_1D(1) - Ex_1D(Nx))/dx;
            % Update E from H (Dirichlet Boundary Conditions)
            Ex_1D(1) = Ex_1D(1) + mEz_1D(1)*(H_1D(1) - H_1D(Nx))/dx;
            %for nx = 2 : Nx
            Ex_1D( 2 : Nx) = Ex_1D( 2 : Nx)  + mEz_1D( 2 : Nx).*(H_1D( 2 : Nx) - H_1D( 1 : Nx-1))./dx;
            % [Ez_1D,H_1D,mH_1D,mEz_1D,dx,Nx]=fdtd_1D(Ez_1D,H_1D,mH_1D,mEz_1D,dx,Nx);
            %end
            Ex_1D_receiver(point0,1)=Ex_1D(point0);
        end
        
        %% fdtd 2D with device inject source%%%%%%%%%%%%%%%%%%%%%%%%%%%%%%%%%%%%%%%%%%%%%
        %Ex(:,ny_src)= Ex(:,ny_src)+g(T)-Ex_1D_receiver(:,1);
        if angle==0
            Ex(:,ny_src)= Ex(:,ny_src)+g(T)-Ez_1D_receiver(:,1);
        else
            Ex(:,ny_src)= g(:,T);
        end    
        %inject source, soft source
        %Ez(1:Nx,ny_src)= Ez(1:Nx,ny_src)+h(T);
        %inject source, hard source
        %Ez(1:Nx,ny_src)= h(T);
        
        %% fdtd 2D plot in figure1 with boundaries and devices%%%%%%%%%%%%%%%%%%%%%%%%%%%%%%%%%%%%%%%%%%%%%
        %To check the update engine is fine, use an if plot
        if mod(T,1)==0 && plot==1
                % Draw field
                subplot(1,3,1)
                imagesc(xa,ya,real(Ex).');
        
                set(gca,'Ydir','normal');
                title(['STEP' num2str(T) ' of ' num2str(STEPS)]);
                %colorbar;
                caxis(color_range);
        
            hold on;
            if NPML(1)
                x1 = xa(1);
                x2 = xa(NPML(1));
                y1 = ya(1);
                y2 = ya(Ny);
                x  = [ x1 x2 x2 x1 x1 ];
                y  = [ y1 y1 y2 y2 y1 ];
                c  = 0.5*[1 1 1];
                fill (x,y,c,'FaceAlpha',0.5);
        
            end
            if NPML(2)
                x1 = xa(Nx-NPML(2));
                x2 = xa(Nx);
                y1 = ya(1);
                y2 = ya(Ny);
                x  = [ x1 x2 x2 x1 x1 ];
                y  = [ y1 y1 y2 y2 y1 ];
                c  = 0.5*[1 1 1];
                fill (x,y,c,'FaceAlpha',0.5);
        
            end
             if NPML(3)
                x1 = xa(1);
                x2 = xa(Nx);
                y1 = ya(1);
                y2 = ya(NPML(3));
        
                x  = [ x1 x2 x2 x1 x1 ];
                y  = [ y1 y1 y2 y2 y1 ];
                c  = 0.5*[1 1 1];
                fill (x,y,c,'FaceAlpha',0.5);
        
             end
             if NPML(4)
                 x1 = xa(1);
                 x2 = xa(Nx);
                 y1 = ya(Ny - NPML(4));
                 y2 = ya(Ny);
        
                 x  = [ x1 x2 x2 x1 x1 ];
                 y  = [ y1 y1 y2 y2 y1 ];
                 c  = 0.5*[1 1 1];
                 fill (x,y,c,'FaceAlpha',0.5);
        
             end
             %plot the device
             if material==1
                 x1 = xa(mx1);
                 x2 = xa(mx2);
                 y1 = ya(my1);
                 y2 = ya(my2);
        
                 x  = [ x1 x2 x2 x1 x1 ];
                 y  = [ y1 y1 y2 y2 y1 ];
                 c  = 0.8*[1 1 1];
                 fill (x,y,c,'FaceAlpha',0.5);
        
             end
             if material==2
                 %left
                 x1 = xa(mx1);
                 x2 = xa(mairx1);
                 y1 = ya(my1);
                 y2 = ya(my2);
                 x  = [ x1 x2 x2 x1 x1 ];
                 y  = [ y1 y1 y2 y2 y1 ];
                 c  = 0.8*[1 1 1];
                 fill (x,y,c,'FaceAlpha',0.5);
                 %middle
                 x1 = xa(mairx1);
                 x2 = xa(mairx2);
                 y1 = ya(my1);
                 y2 = ya(mairy1);
                 x  = [ x1 x2 x2 x1 x1 ];
                 y  = [ y1 y1 y2 y2 y1 ];
                 c  = 0.8*[1 1 1];
                 fill (x,y,c,'FaceAlpha',0.5);
                  %right
                 x1 = xa(mairx2);
                 x2 = xa(mx2);
                 y1 = ya(my1);
                 y2 = ya(my2);
                 x  = [ x1 x2 x2 x1 x1 ];
                 y  = [ y1 y1 y2 y2 y1 ];
                 c  = 0.8*[1 1 1];
                 fill (x,y,c,'FaceAlpha',0.5);
             end
        
            hold off;
            goodplot();
        end
        %% fdtd 2D without device%%%%%%%%%%%%%%%%%%%%%%%%%%%%%%%%%%%%%%%%%%%%%
        
              %compute CEz
        CEz_ref(1:Nx-1,1:Ny-1) =  (Ey_ref(2:Nx-1+1,1:Ny-1)-Ey_ref(1:Nx-1,1:Ny-1))/dx - (Ex_ref(1:Nx-1,2:Ny-1+1)-Ex_ref(1:Nx-1,1:Ny-1))/dy;
        CEz_ref(Nx,1:Ny-1)     =  (Ey_ref(1,1:Ny-1)-Ey_ref(Nx,1:Ny-1))/dx - (Ex_ref(Nx,2:Ny-1+1)-Ex_ref(Nx,1:Ny-1))/dy;
        CEz_ref(1:Nx-1,Ny) =  (Ey_ref(2:Nx-1+1,Ny)-Ey_ref(1:Nx-1,Ny))/dx - (Ex_ref(1:Nx-1,1)-Ex_ref(1:Nx-1,Ny))/dy;
        CEz_ref(Nx,Ny)     =  (Ey_ref(1,Ny)-Ey_ref(Nx,Ny))/dx - (Ex_ref(Nx,1)-Ex_ref(Nx,Ny))/dy;
        
        %Update Integration terms
        IHz_ref=IHz_ref + Hz_ref;
        
        %Update Hz
        Hz_ref= mHz1_ref.*Hz_ref + mHz2_ref.*CEz_ref + mHz4_ref.*IHz_ref;
        
        %calculate CHx
        CHx_ref(1:Nx,2:Ny)=(Hz_ref(1:Nx,2:Ny)-Hz_ref(1:Nx,1:Ny-1))/dy;
        CHx_ref(1:Nx,1)   =(Hz_ref(1:Nx,1)-Hz_ref(1:Nx,Ny))/dy;
        
        %Update Integration terms
        %IDx=IDx + Dx;
        ICHx_ref=ICHx_ref + CHx_ref;
        
        %update Dx
        Dx_ref=mDx1_ref.*Dx_ref + mDx2_ref.*CHx_ref + mDx3_ref.*ICHx_ref;
        
        %calculate CHy
        CHy_ref(2:Nx,1:Ny)=-(Hz_ref(2:Nx,1:Ny)-Hz_ref(1:Nx-1,1:Ny))/dx;
        CHy_ref(1,1:Ny)=-(Hz_ref(1,1:Ny)-Hz_ref(Nx,1:Ny))/dx;
        
        %Update Integration terms
        ICHy_ref=ICHy_ref + CHy_ref;
        
        %update Dy
        Dy_ref=mDy1_ref.*Dy_ref + mDy2_ref.*CHy_ref + mDy3_ref.*ICHy_ref;
                
        %update Ex,Ey
        Ex_ref=mEx_ref.*Dx_ref;
        Ey_ref=mEy_ref.*Dy_ref;
        %%%%%%%%%%%%%%%%%%%%%%%%%%%%%%%%%%%%%%%%%%%%%%%%%%%%%%%%%%%%%%%%%%
        %% inject source. Since it is same source, just inject.
        % inject source
        %Ex_ref(:,ny_src)= Ex_ref(:,ny_src)+g(T)-Ex_1D_receiver(:,1);
        if angle==0
            Ex_ref(:,ny_src)= Ex_ref(:,ny_src)+g(T)-Ez_1D_receiver(:,1);
        else
            Ex_ref(:,ny_src)= g(:,T);
        end 
        %%%%%%%%%%%%%%%%%%%%%%%%%%%%%%%%%%%%%%%%%%%%%%%%%%%%%%%%%%%%%%%%%%
        if mod(T,1)==0 && plot==1
            %plot the second figure of reference area
            subplot(1,3,2)
            %% plot boundaries without devices
            imagesc(xa,ya,real(Ex_ref).');
            set(gca,'Ydir','normal');
            title(['STEP' num2str(T) ' of ' num2str(STEPS)]);
            hold on;
            if NPML(1)
                x1 = xa(1);
                x2 = xa(NPML(1));
                y1 = ya(1);
                y2 = ya(Ny);
                x  = [ x1 x2 x2 x1 x1 ];
                y  = [ y1 y1 y2 y2 y1 ];
                c  = 0.5*[1 1 1];
                fill (x,y,c,'FaceAlpha',0.5);
                
            end
            if NPML(2)
                x1 = xa(Nx-NPML(2));
                x2 = xa(Nx);
                y1 = ya(1);
                y2 = ya(Ny);
                x  = [ x1 x2 x2 x1 x1 ];
                y  = [ y1 y1 y2 y2 y1 ];
                c  = 0.5*[1 1 1];
                fill (x,y,c,'FaceAlpha',0.5);
                
            end
            if NPML(3)
                x1 = xa(1);
                x2 = xa(Nx);
                y1 = ya(1);
                y2 = ya(NPML(3));
                
                x  = [ x1 x2 x2 x1 x1 ];
                y  = [ y1 y1 y2 y2 y1 ];
                c  = 0.5*[1 1 1];
                fill (x,y,c,'FaceAlpha',0.5);
                
            end
            if NPML(4)
                x1 = xa(1);
                x2 = xa(Nx);
                y1 = ya(Ny - NPML(4));
                y2 = ya(Ny);
                
                x  = [ x1 x2 x2 x1 x1 ];
                y  = [ y1 y1 y2 y2 y1 ];
                c  = 0.5*[1 1 1];
                fill (x,y,c,'FaceAlpha',0.5);
                
            end
            hold off;
            %colorbar;
            caxis(color_range);
            goodplot();
            %%%%%%%%%%%%%%%%%%%%%%%%%%%%%%%%%%%%%%%%%%%%%%%%%%%%%%%%%%%%%%
            %plot the second figure
            subplot(1,3,3)
            imagesc(xa,ya,real(Ex-Ex_ref).');
            set(gca,'Ydir','normal');
            title(['STEP' num2str(T) ' of ' num2str(STEPS)]);
            caxis(color_range);
            %Electricfieldsaver(:,:,T)=((Ez-Ez_ref));
            goodplot();
            %force graphics to show
            %drawnow;
            movieVector(T)=getframe(f);
        end
        %entropy(T,1)=entropy(T,1)+sum(Ez(1:Nx,1:Ny).^2,"all")^2/sum(Ez(1:Nx,1:Ny).^4,"all");
        %toc;
        %break;
    end

    %
    %% MAIN LOOP
    %
    %Electricfieldsaver=zeros(Nx,Ny,STEPS);
    %movieVector(1:STEPS) = struct('cdata',[],'colormap',[]);
  
    %f=figure('Color','w','Position',[100 100 800 800],'visible','off');
    %S=0.5;
    %alpha=1/S*1/(5*S-40*S^2+126*S^5-160*S^7+70*S^9);
    set(gcf, 'Position', get(0, 'Screensize'));
    entropy=zeros(STEPS,1);
end


% %if finished normally, display this
disp('DONE2!');
if TE==1
    Enew=Ez-Ez_ref;
    Hxnew=Hx-Hx_ref;
    Hynew=Hy-Hy_ref;
    save('electricfield.mat','Enew');
    save('electricmagnetic.mat','Enew','Hxnew','Hynew');
    save('electricfieldnosubstract.mat','Ez','Hx','Hy');
end
if TM==1
    Exnew=Ex-Ex_ref;
    Hznew=Hz-Hz_ref;
    Eynew=Ey-Ey_ref;
    save('electricfield.mat','Exnew');
    save('electricmagnetic.mat','Exnew','Hznew','Eynew');
    save('electricfieldnosubstract.mat','Ex','Hz','Ey');
end


%% 
% Out put Video
% Create a VideoWriter object and set properties
myWriter = VideoWriter('2dfdtdwithdevice','MPEG-4');            %create an .avi file
% myWriter = VideoWriter('curve','MPEG-4');   %create an .mp4 file
myWriter.FrameRate = 20;
%Open the VideoWriter object, write the movie, and close the file
open(myWriter);
writeVideo(myWriter, movieVector);
close(myWriter);
%%%%%%%%%%%%%%%%%%%%%%%%%%%%%%%%%%%%%%%%%%%%%
function [Ez,Hx,Hy,ICEx,ICEy,IDz,Dz,Nx,Ny,dx,dy,mHx1,mHx2,mHx3,mDz1,mDz2,mDz4,mHy1,mHy2,mHy3,mEz]=fdtd_TE(Ez,Hx,Hy,ICEx,ICEy,IDz,Dz,Nx,Ny,dx,dy,mHx1,mHx2,mHx3,mDz1,mDz2,mDz4,mHy1,mHy2,mHy3,mEz)
    %Compute CEx, which is related to dHx/dt, and is related to
    %electric field dEz/dy+

    
    Ezdy(1:Nx,1:Ny-1)=Ez(1:Nx,2:Ny+1-1);
   
    Ezdy(1:Nx,Ny)=Ez(1:Nx,1);
    
    CEx=(Ezdy-Ez)./dy;
    
    
    %Compute CEy, which is related to dHy/dt, and is related to
    %electric field dEz/dx
    %Update Integration terms
     ICEx=ICEx + CEx;

    Ezdx(1:Nx-1,1:Ny)=Ez(2:Nx+1-1,1:Ny);
    Ezdx(Nx,1:Ny)    =Ez(1,1:Ny);

    %Update Integration terms
    CEy = -(Ezdx-Ez)./dx;
    ICEy=ICEy + CEy;
    
    %Update Hx and Hy

    
    Hx = mHx1.*Hx + mHx2.*CEx + mHx3.*ICEx;
    
    Hy = mHy1.*Hy + mHy2.*CEy + mHy3.*ICEy;
    
    
    %Calculate CHz
   
    CHz(1,1)=(Hy(1,1)-Hy(Nx,1))/dx-(Hx(1,1)-Hy(1,Ny))/dy;  
    
      CHz(2:Nx,1)=(Hy(2:Nx,1)-Hy(1:Nx-1,1))/dx ...
            -(Hx(2:Nx,1)-Hx(2:Nx,Ny))/dy;

      CHz(1,2:Ny)=(Hy(1,2:Ny)-Hy(Nx,2:Ny))/dx ...            %%PBC is applied Hy(Nx,ny) term
            -(Hx(1,2:Ny)-Hx(1,1:Ny-1))/dy;
        
      CHz(2:Nx,2:Ny)=(Hy(2:Nx,2:Ny)-Hy(1:Nx-1,2:Ny))/dx ...
                -(Hx(2:Nx,2:Ny)-Hx(2:Nx,1:Ny-1))/dy;
    %Update integration term
    IDz = IDz + Dz;
    
    
    %update Dz
    Dz = mDz1.* Dz + mDz2 .* CHz + mDz4.*IDz;
    
    
    %update Ez
    Ez=mEz.*Dz;
    
end
%%%%%%%%%%%%%%%%%%%%%%%%%%%%%%%%%%%%%%%%%%%%%
function [Ez_1D,H_1D,mH_1D,mEz_1D,dx,Nx]=fdtd_1D(Ez_1D,H_1D,mH_1D,mEz_1D,dx,Nx)
     
        %for nx = 1 : Nx-1
            H_1D(1 : Nx-1) = H_1D(1 : Nx-1) + mH_1D(1 : Nx-1).*(Ez_1D(2 : Nx) - Ez_1D(1 : Nx-1))./dx;
        %end
        H_1D(Nx) = H_1D(Nx) + mH_1D(Nx)*(Ez_1D(1) - Ez_1D(Nx))/dx;
        % Update E from H (Dirichlet Boundary Conditions)
        Ez_1D(1) = Ez_1D(1) + mEz_1D(1)*(H_1D(1) - H_1D(Nx))/dx;
        %for nx = 2 : Nx
            Ez_1D( 2 : Nx) = Ez_1D( 2 : Nx)  + mEz_1D( 2 : Nx).*(H_1D( 2 : Nx) - H_1D( 1 : Nx-1))./dx;
            
       
end
%%%%%%%%%%%%%%%%%%%%%%%%%%%%%%%%%%%%%%%%%%%%%
function goodplot()
% function which produces a nice-looking plot
% and sets up the page for nice printing
set(get(gca,'xlabel'),'FontSize', 18, 'FontWeight', 'Bold');
set(get(gca,'ylabel'),'FontSize', 18, 'FontWeight', 'Bold');
set(get(gca,'zlabel'),'FontSize', 18, 'FontWeight', 'Bold');
set(get(gca,'title'),'FontSize', 18, 'FontWeight', 'Bold');
colorbar;

% box off; axis square;
set(gca,'LineWidth',2);
set(gca,'FontSize',14);
set(gca,'FontWeight','Bold');
set(gcf,'color','w');
set(gcf,'PaperUnits','inches');
set(gcf,'PaperSize', [12 12]);
set(gcf,'PaperPosition',[0.5 0.5 7 7]);
set(gcf,'PaperPositionMode','Manual');
end
